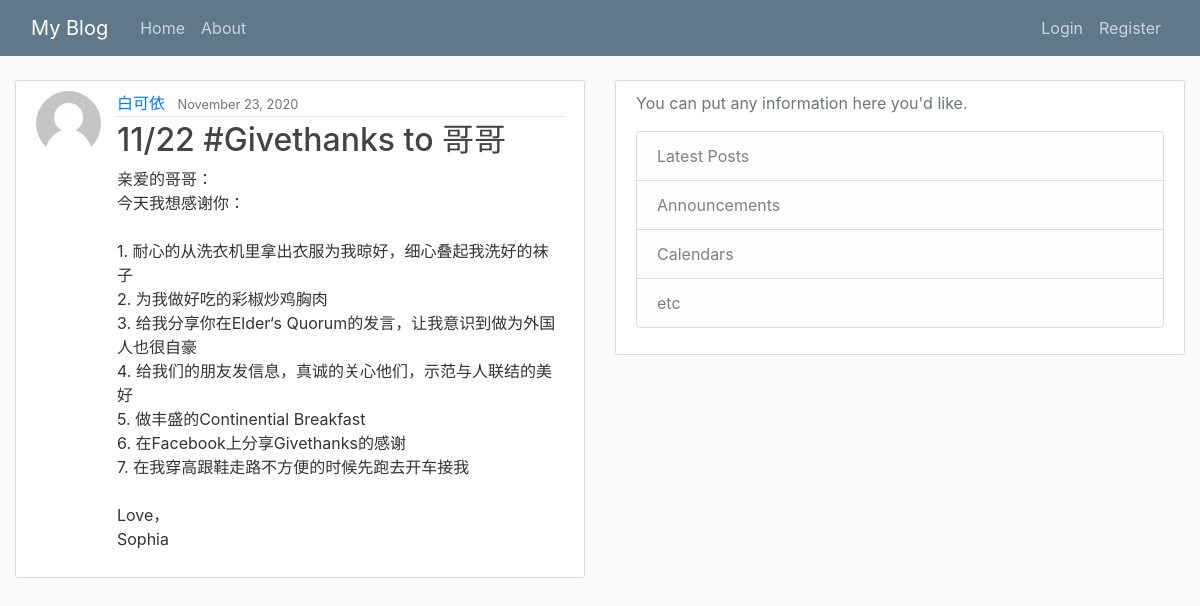
Page /post/21/ on the earlier database version.
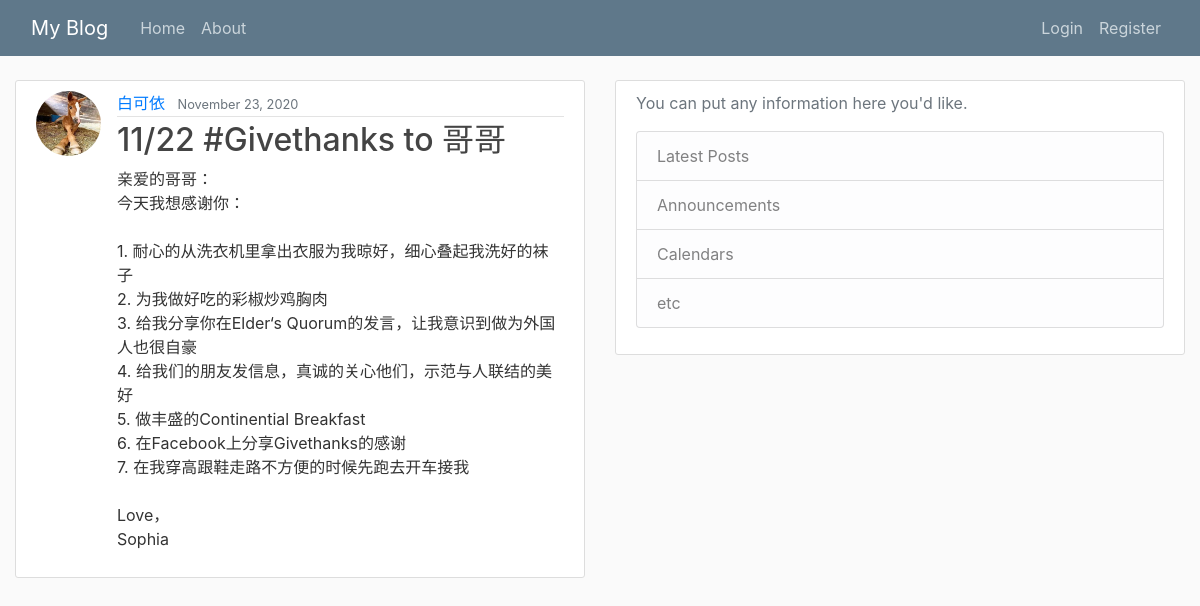
Same page on the later database version.
### blog/models.py (models this page shows, shortened)
class Post(models.Model):
    title = models.CharField(max_length=100)
    content = models.TextField()
    date_posted = models.DateTimeField(default=timezone.now)
    author = models.ForeignKey(User, on_delete=models.CASCADE)

### users/models.py (models this page shows, shortened)
class Profile(models.Model):
    user = models.OneToOneField(User, on_delete=models.CASCADE)
    image = models.ImageField(default='default.jpg', upload_to='profile_pics')

### blog/views.py (the view)
# urls.py: path('post/<int:pk>/', PostDetailView.as_view(), name='post-detail'),
class PostDetailView(DetailView):
    model = Post

### blog/templates/blog/post_detail.html (shortened to what this page needs)
{% extends "blog/base.html" %}
    {% block content %}
     <article class="media content-section">
         <img class="rounded-circle article-img" src="{{ object.author.profile.image.url }}">
          <div class="media-body">
            <div class="article-metadata">
              <a class="mr-2" href="{% url 'user-posts' object.author.username %}">{{ object.author }}</a>
              <small class="text-muted">{{ object.date_posted|date:"F d, Y" }}</small>
            </div>
            <h2 class="article-title">{{ object.title }}</h2>
            <p class="article-content">{{ object.content }}</p>
          </div>
        </article>
{% endblock %}

Differences in the rows shown:
changed through a linked row, Post "11/22 #Givethanks to 哥哥": author.profile.image: picture added in place of a placeholder
